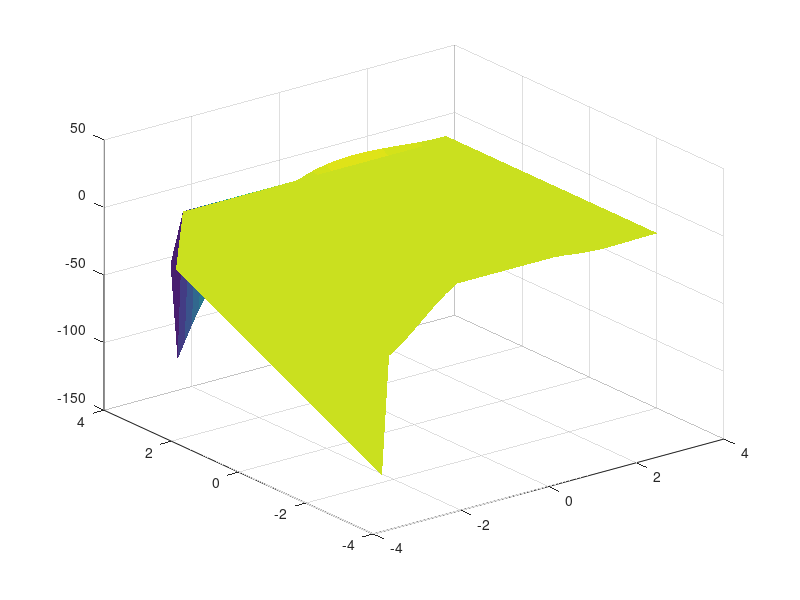
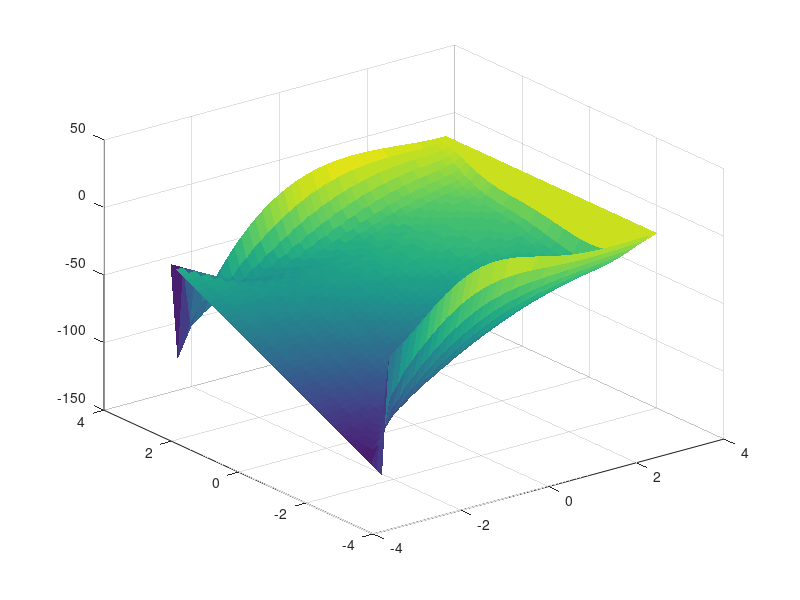

MATLAB code to generate these figures, in order:
%% Created by Grant Mottershaw
% 3/19/2017
clear
clc
%% Defining the domain of intrest
% X Boundarys  
ax=pi;
bx=-pi;
% Y Boundarys 
ay=pi;
by=-pi;
%% The boundry 
n=40;
m=n;
Do=ones(n,m)*0.00001;
%Top
    x=pi:-(2*pi/(m-1)):-pi;
    Do(1,:)=x.*(x-ax).^2;   
%Bottom
    Do(n,:)=(x-ax).^2.*cos((pi.*x)./ax);
%Left hand vertical
     y=pi:-(2*pi/(n-1)):-pi;
%left hand verical
    g=Do(n,end);
    f=Do(1,end);
    Do(:,m)=g+(y-ay)/(by-ay)*(f-g);
u=Do;
figure(1)
surf(x,y,u,'EdgeColor','none')
%% the solve
F=zeros(n);
%% The function we have to have at every point 
for i=2:1:n-1
        for j=2:1:m-1
           F(i,j)=sin((pi*(x(i)-ax)/(bx-ax)))*cos((pi/2)*(2*(y(j)-ay)/(by-ay)-1));
        end
end
%% solving the PDE
lamda=0; % to stop the while loop

% These are used to help count the error for each cycle. 
u1=0;
u2=0;

lamda=1;

error=100; % Becasue we have not solved it yet the Error is a baseline of 100%
while error > 0.1 
    lamda=lamda+0.01;
    if lamda == 2 % Makes sure that the Program doesn't run too long 
        break;
    end 
    u1=u; % the value before they run though the system 
    for i=2:1:n-1
        for j=2:1:m-1
            u(i,j)=1/4*(u(i+1,j)+u(i-1,j)+u(i,j+1)+u(i,j+1))+F(i,j);
            % The diagonals on the square around the point 
            u(i,j)=1/4*(u(i+1,j+1)+u(i+1,j-1)+u(i-1,j+1)+u(i-1,j+1))+F(i,j);     
        end
    end
u2=u;   % the values after they are calclated. 
error=max(max(abs((u1-u2)./u2)))*100;

u=u2*lamda+(1-lamda)*u1;
end
%% The Results 
    
error=max(max(abs((u1-u2)./u2)))*100
count=(lamda-1)*1000
figure(2)
surf(x,y,u,'EdgeColor','none')

